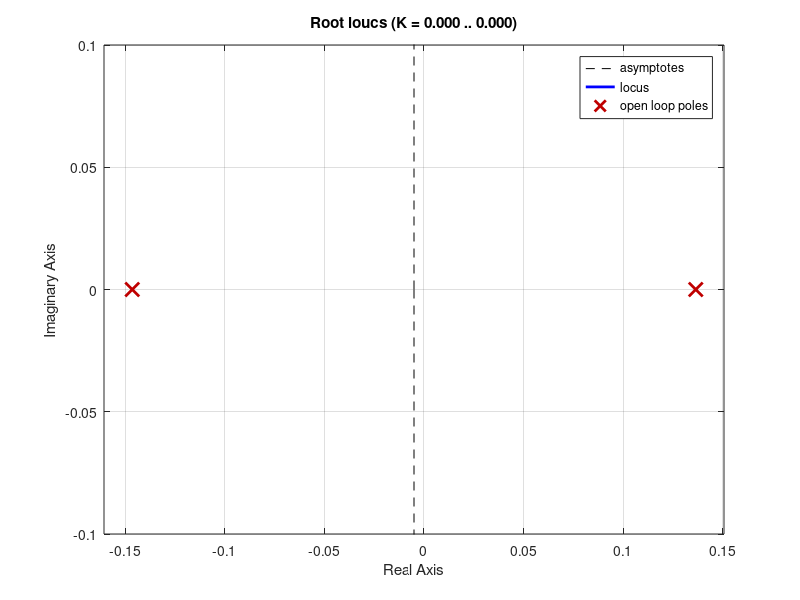

This chart was generated by the following MATLAB code: (Note: this script raises an error after producing the figure.)



%% Q5.6

KI = [ -1 : 1 : 10 ] 

for n = 1:12     
   
 rlocus(tf ([ 0.02* KI(n)] , [ 1 0.01 0.02*KI(n)]))
 
end


%%